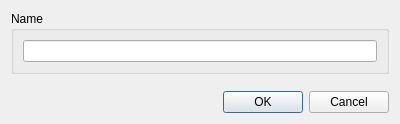
<?xml version="1.0" encoding="UTF-8"?>
<ui version="4.0">
 <class>AddProjectDialog</class>
 <widget class="QDialog" name="AddProjectDialog">
  <property name="geometry">
   <rect>
    <x>0</x>
    <y>0</y>
    <width>400</width>
    <height>124</height>
   </rect>
  </property>
  <property name="windowTitle">
   <string>Project Name</string>
  </property>
  <layout class="QGridLayout" name="gridLayout_2">
   <item row="2" column="0">
    <layout class="QHBoxLayout" name="horizontalLayout">
     <item>
      <spacer name="horizontalSpacer">
       <property name="orientation">
        <enum>Qt::Horizontal</enum>
       </property>
       <property name="sizeHint" stdset="0">
        <size>
         <width>40</width>
         <height>20</height>
        </size>
       </property>
      </spacer>
     </item>
     <item>
      <widget class="QPushButton" name="pushButtonOK">
       <property name="text">
        <string>OK</string>
       </property>
      </widget>
     </item>
     <item>
      <widget class="QPushButton" name="pushButtonCancel">
       <property name="text">
        <string>Cancel</string>
       </property>
      </widget>
     </item>
    </layout>
   </item>
   <item row="0" column="0">
    <widget class="QGroupBox" name="groupBox">
     <property name="title">
      <string>Name</string>
     </property>
     <layout class="QGridLayout" name="gridLayout">
      <item row="0" column="0">
       <widget class="QLineEdit" name="lineEdit"/>
      </item>
     </layout>
    </widget>
   </item>
   <item row="1" column="0">
    <spacer name="verticalSpacer">
     <property name="orientation">
      <enum>Qt::Vertical</enum>
     </property>
     <property name="sizeHint" stdset="0">
      <size>
       <width>20</width>
       <height>40</height>
      </size>
     </property>
    </spacer>
   </item>
  </layout>
 </widget>
 <resources/>
 <connections/>
</ui>
